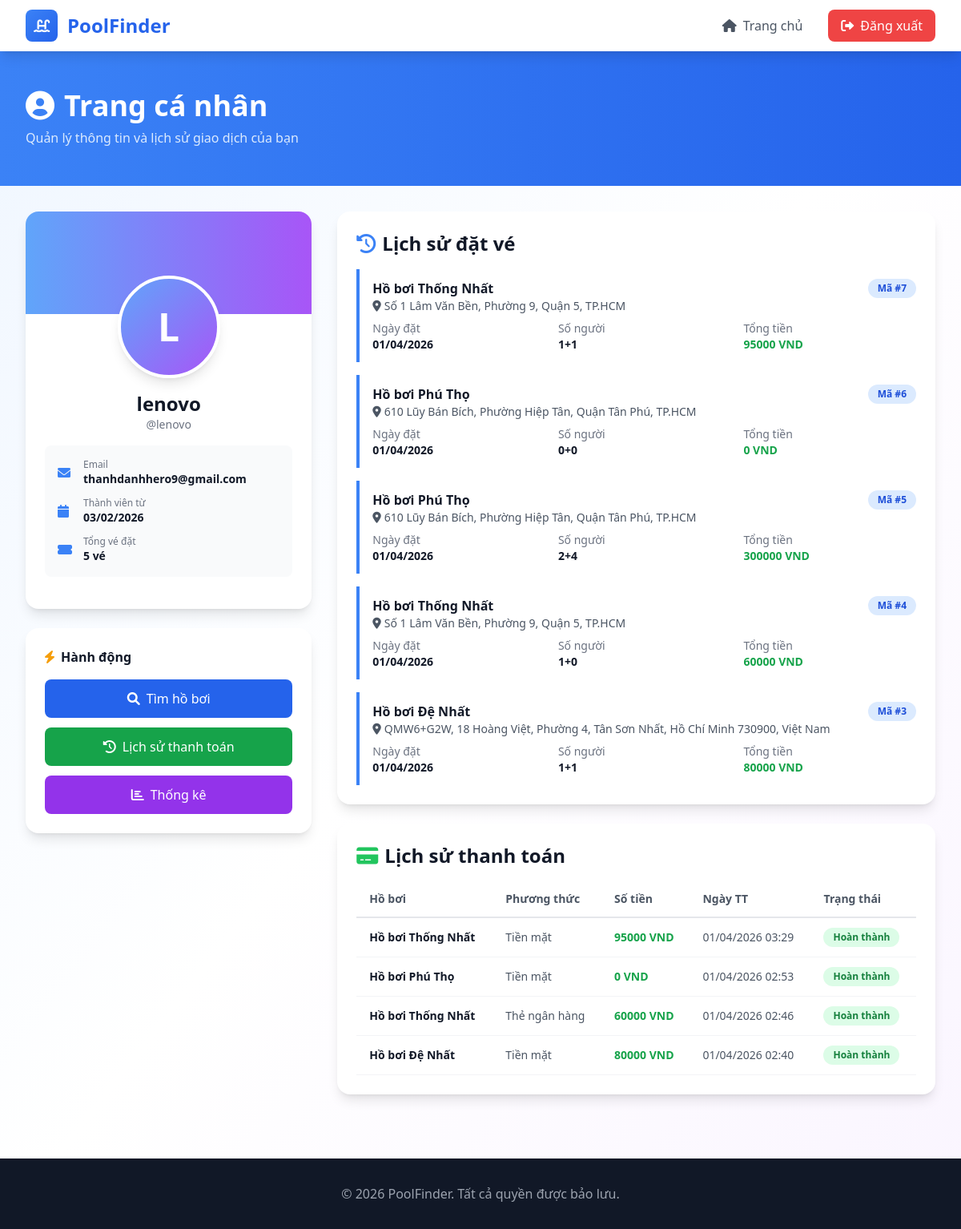
The page /profile/ (signed in) on the database as committed earlier.
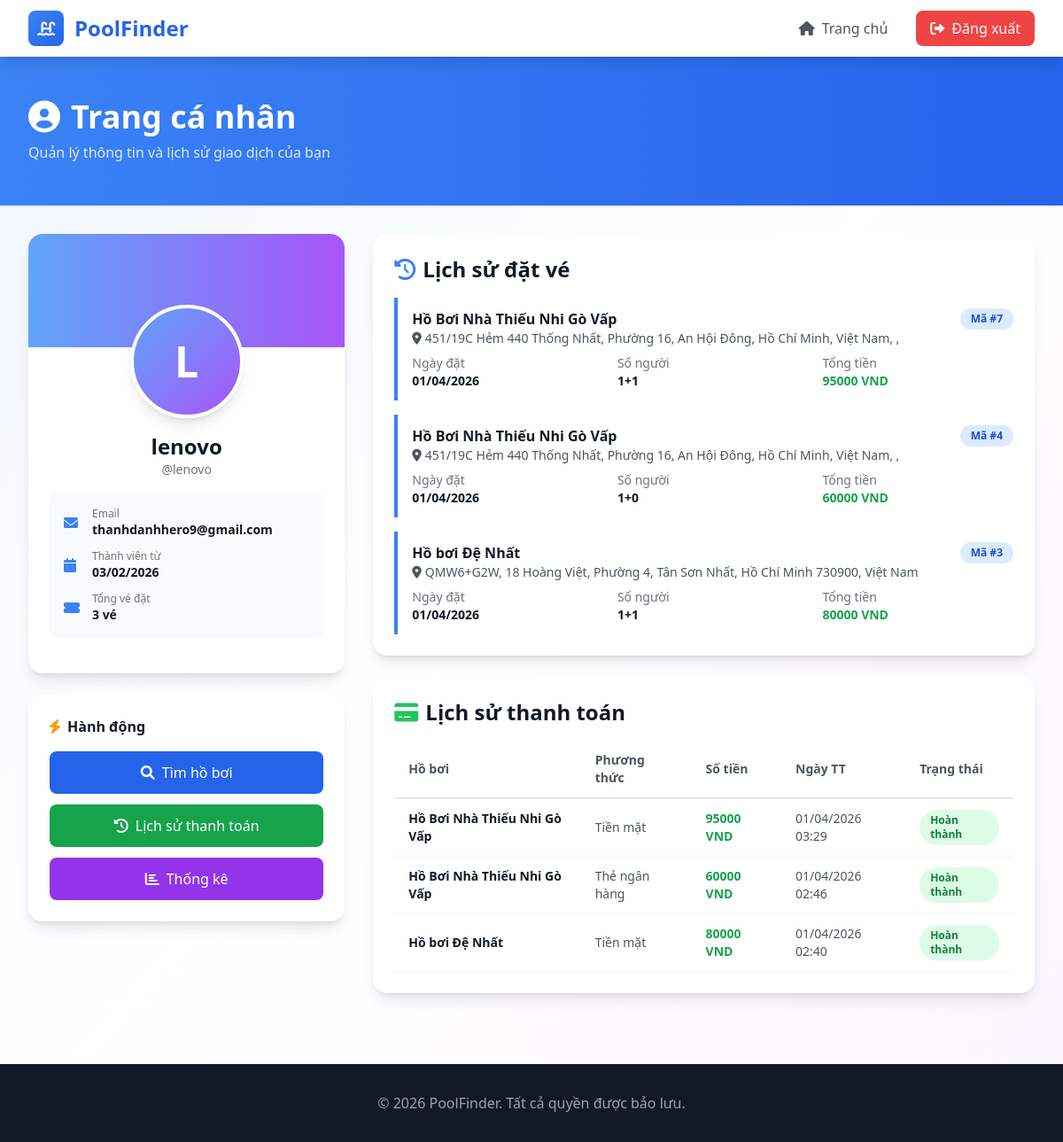
The same page on the database as committed later.
### quan_ly_ho_boi/models.py (models this page shows, shortened)
class DatVe(models.Model):
    khach_hang = models.ForeignKey(User, on_delete=models.CASCADE, verbose_name="Khách hàng")
    ho_boi = models.ForeignKey(HoBoi, on_delete=models.CASCADE, verbose_name="Hồ bơi")
    ngay_dat = models.DateTimeField(auto_now_add=True, verbose_name="Ngày đặt")
    ngay_su_dung = models.DateField(verbose_name="Ngày bơi")
    so_luong_nguoi_lon = models.IntegerField(default=1, verbose_name="Số người lớn")
    so_luong_tre_em = models.IntegerField(default=0, verbose_name="Số trẻ em")
    tong_tien = models.DecimalField(max_digits=12, decimal_places=0, editable=False, verbose_name="Tổng tiền")
    class Meta:
        verbose_name = "Vé đặt"
        verbose_name_plural = "Danh sách Vé đặt"

class HoBoi(models.Model):
    TRANG_THAI_CHOICES = [
        ('MO', 'Đang mở'),
        ('BAO_TRI', 'Bảo trì'),
        ('DONG', 'Đóng cửa'),
    ]
    ten_ho = models.CharField(max_length=200, verbose_name="Tên hồ bơi")
    dia_chi = models.TextField(verbose_name="Địa chỉ")
    do_sau = models.FloatField(help_text="Độ sâu tính bằng mét", verbose_name="Độ sâu (m)")
    suc_chua = models.IntegerField(verbose_name="Sức chứa tối đa")
    vi_do = models.FloatField(verbose_name="Vĩ độ")
    kinh_do = models.FloatField(verbose_name="Kinh độ")
    gia_ve_nguoi_lon = models.DecimalField(max_digits=10, decimal_places=0, default=Decimal('50000'), verbose_name="Giá vé người lớn")
    gia_ve_tre_em = models.DecimalField(max_digits=10, decimal_places=0, default=Decimal('30000'), verbose_name="Giá vé trẻ em")
    trang_thai = models.CharField(max_length=20, choices=TRANG_THAI_CHOICES, default='MO', verbose_name="Trạng thái")
    hinh_anh = models.ImageField(upload_to='ho_boi/', blank=True, null=True, verbose_name="Hình ảnh")
    class Meta:
        verbose_name = "Hồ bơi"
        verbose_name_plural = "Danh sách Hồ bơi"

class Payment(models.Model):
    PAYMENT_METHOD_CHOICES = [
        ('Tiền mặt', 'Tiền mặt'),
        ('Thẻ ngân hàng', 'Thẻ ngân hàng'),
        ('Thanh toán di động', 'Thanh toán di động'),
    ]
    PAYMENT_STATUS_CHOICES = [
        ('Hoàn thành', 'Hoàn thành'),
        ('Đang chờ', 'Đang chờ'),
        ('Hủy', 'Hủy'),
    ]
    dat_ve = models.OneToOneField(DatVe, on_delete=models.CASCADE, verbose_name="Vé đặt")
    phuong_thuc = models.CharField(max_length=50, choices=PAYMENT_METHOD_CHOICES, default='Tiền mặt', verbose_name='Phương thức')
    so_tien = models.DecimalField(max_digits=12, decimal_places=0, verbose_name='Số tiền')
    ngay_thanh_toan = models.DateTimeField(auto_now_add=True, verbose_name='Ngày thanh toán')
    trang_thai = models.CharField(max_length=20, choices=PAYMENT_STATUS_CHOICES, default='Hoàn thành', verbose_name='Trạng thái')
    class Meta:
        verbose_name = "Lịch sử thanh toán"
        verbose_name_plural = "Lịch sử thanh toán"

### quan_ly_ho_boi/views.py (the view)
# urls.py: path('profile/', user_profile, name='profile'),
@login_required(login_url='/admin-panel/login/')
def user_profile(request: HttpRequest):
    user = request.user
    lich_su_ve = DatVe.objects.filter(khach_hang=user).select_related('ho_boi').order_by('-ngay_dat')[:10]
    lich_su_thanh_toan = Payment.objects.filter(dat_ve__khach_hang=user).select_related('dat_ve__ho_boi').order_by('-ngay_thanh_toan')[:5]
    context = {
        'user': user,
        'lich_su_ve': lich_su_ve,
        'lich_su_thanh_toan': lich_su_thanh_toan,
        'tong_ve_da_dat': lich_su_ve.count(),
    }
    return render(request, 'quan_ly_ho_boi/profile.html', context)

### quan_ly_ho_boi/templates/quan_ly_ho_boi/profile.html (shortened to what the changed rows need)
<!DOCTYPE html>
<html lang="vi">
<head>
    <script src="https://cdn.tailwindcss.com"></script>
    <link rel="stylesheet" href="https://cdnjs.cloudflare.com/ajax/libs/font-awesome/6.0.0/css/all.min.css">
</head>
<body class="bg-gradient-to-br from-blue-50 via-white to-purple-50 min-h-screen">
    <section class="bg-gradient-to-r from-blue-500 to-blue-600 text-white py-12 px-4 sm:px-6 lg:px-8">
        <div class="max-w-7xl mx-auto">
            <h1 class="text-4xl font-bold mb-2">
                <i class="fas fa-user-circle mr-3"></i>Trang cá nhân
            </h1>
        </div>
    </section>
    <div class="max-w-7xl mx-auto px-4 sm:px-6 lg:px-8 py-8">
        <div class="grid grid-cols-1 lg:grid-cols-3 gap-8">
            <div class="lg:col-span-1">
                <div class="bg-white rounded-2xl shadow-lg overflow-hidden">
                    <div class="px-6 py-4 text-center -mt-16 relative pb-6">
                        <h2 class="text-2xl font-bold text-gray-900">{{ user.get_full_name|default:user.username }}</h2>
                        <div class="space-y-3 text-left bg-gray-50 rounded-lg p-4 mb-4">
                            <div class="flex items-center gap-3">
                                <div>
                                    <p class="text-xs text-gray-500">Tổng vé đặt</p>
                                    <p class="text-sm font-semibold text-gray-900">{{ tong_ve_da_dat }} vé</p>
                                </div>
                            </div>
                        </div>
                    </div>
                </div>
            </div>
            <div class="lg:col-span-2">
                <div class="bg-white rounded-2xl shadow-lg p-6 mb-6">
                    <h2 class="text-2xl font-bold text-gray-900 mb-4">
                        <i class="fas fa-history text-blue-500 mr-2"></i>Lịch sử đặt vé
                    </h2>
                    {% if lich_su_ve %}
                        <div class="space-y-4">
                            {% for ve in lich_su_ve %}
                            <div class="border-l-4 border-blue-500 pl-4 py-3 hover:bg-blue-50 transition rounded-r-lg">
                                <div class="flex justify-between items-start mb-2">
                                    <div>
                                        <h3 class="font-bold text-gray-900">{{ ve.ho_boi.ten_ho }}</h3>
                                        <p class="text-sm text-gray-600">
                                            <i class="fas fa-map-marker-alt mr-1"></i>{{ ve.ho_boi.dia_chi }}
                                        </p>
                                    </div>
                                    <span class="inline-block px-3 py-1 rounded-full text-xs font-semibold bg-blue-100 text-blue-700">
                                        Mã #{{ ve.id }}
                                    </span>
                                </div>
                                <div class="grid grid-cols-3 gap-4 text-sm">
                                    <div>
                                        <p class="text-gray-500">Ngày đặt</p>
                                        <p class="font-semibold text-gray-900">{{ ve.ngay_dat|date:"d/m/Y" }}</p>
                                    </div>
                                    <div>
                                        <p class="text-gray-500">Số người</p>
                                        <p class="font-semibold text-gray-900">{{ ve.so_luong_nguoi_lon }}+{{ ve.so_luong_tre_em }}</p>
                                    </div>
                                    <div>
                                        <p class="text-gray-500">Tổng tiền</p>
                                        <p class="font-semibold text-green-600">{{ ve.tong_tien }} VND</p>
                                    </div>
                                </div>
                            </div>
                            {% endfor %}
                        </div>
                    {% else %}
                        <div class="text-center py-8 text-gray-500">
                            <i class="fas fa-inbox text-4xl mb-4 block opacity-30"></i>
                            <p>Chưa có vé đặt nào. <a href="{% url 'home' %}" class="text-blue-600 hover:underline">Đặt vé ngay</a></p>
                        </div>
                    {% endif %}
                </div>
                <div class="bg-white rounded-2xl shadow-lg p-6">
                    <h2 class="text-2xl font-bold text-gray-900 mb-4">
                        <i class="fas fa-credit-card text-green-500 mr-2"></i>Lịch sử thanh toán
                    </h2>
                    {% if lich_su_thanh_toan %}
                        <div class="overflow-x-auto">
                            <table class="w-full text-sm">
                                <thead>
                                    <tr class="border-b-2 border-gray-200">
                                        <th class="text-left py-3 px-4 text-gray-600 font-semibold">Hồ bơi</th>
                                        <th class="text-left py-3 px-4 text-gray-600 font-semibold">Phương thức</th>
                                        <th class="text-left py-3 px-4 text-gray-600 font-semibold">Số tiền</th>
                                        <th class="text-left py-3 px-4 text-gray-600 font-semibold">Ngày TT</th>
                                        <th class="text-left py-3 px-4 text-gray-600 font-semibold">Trạng thái</th>
                                    </tr>
                                </thead>
                                <tbody>
                                    {% for payment in lich_su_thanh_toan %}
                                    <tr class="border-b border-gray-100 hover:bg-gray-50 transition">
                                        <td class="py-3 px-4 font-semibold text-gray-900">{{ payment.dat_ve.ho_boi.ten_ho }}</td>
                                        <td class="py-3 px-4 text-gray-600">{{ payment.phuong_thuc }}</td>
                                        <td class="py-3 px-4 font-bold text-green-600">{{ payment.so_tien }} VND</td>
                                        <td class="py-3 px-4 text-gray-600">{{ payment.ngay_thanh_toan|date:"d/m/Y H:i" }}</td>
                                        <td class="py-3 px-4">
                                            <span class="inline-block px-3 py-1 rounded-full text-xs font-semibold {% if payment.trang_thai == 'Hoàn thành' %}bg-green-100 text-green-700{% elif payment.trang_thai == 'Đang chờ' %}bg-yellow-100 text-yellow-700{% else %}bg-red-100 text-red-700{% endif %}">
                                                {{ payment.trang_thai }}
                                            </span>
                                        </td>
                                    </tr>
                                    {% endfor %}
                                </tbody>
                            </table>
                        </div>
                    {% else %}
                        <div class="text-center py-8 text-gray-500">
                            <i class="fas fa-inbox text-4xl mb-4 block opacity-30"></i>
                            <p>Chưa có lịch sử thanh toán nào</p>
                        </div>
                    {% endif %}
                </div>
            </div>
        </div>
    </div>
</body>
</html>

Rows that differ between the two databases and show on the page:
removed DatVe: ho_boi.ten_ho "Hồ bơi Phú Thọ", ho_boi.dia_chi "610 Lũy Bán Bích, Phường Hiệp Tân, Quận Tân Phú, TP.HCM", id "6", ngay_dat "01/04/2026", so_luong_nguoi_lon "0", so_luong_tre_em "0", tong_tien "0"
removed DatVe: ho_boi.ten_ho "Hồ bơi Phú Thọ", ho_boi.dia_chi "610 Lũy Bán Bích, Phường Hiệp Tân, Quận Tân Phú, TP.HCM", id "5", ngay_dat "01/04/2026", so_luong_nguoi_lon "2", so_luong_tre_em "4", tong_tien "300000"
removed Payment: dat_ve.ho_boi.ten_ho "Hồ bơi Phú Thọ", phuong_thuc "Tiền mặt", so_tien "0", ngay_thanh_toan "01/04/2026 02:53", trang_thai "Hoàn thành"
changed through a linked row, DatVe id 7: ho_boi.ten_ho "Hồ bơi Thống Nhất" → "Hồ Bơi Nhà Thiếu Nhi Gò Vấp"; ho_boi.dia_chi "Số 1 Lâm Văn Bền, Phường 9, Quận 5, TP.HCM" → "451/19C Hẻm 440 Thống Nhất, Phường 16, An Hội Đông, Hồ Chí Minh, Việt Nam, ,"
changed through a linked row, DatVe id 4: ho_boi.ten_ho "Hồ bơi Thống Nhất" → "Hồ Bơi Nhà Thiếu Nhi Gò Vấp"; ho_boi.dia_chi "Số 1 Lâm Văn Bền, Phường 9, Quận 5, TP.HCM" → "451/19C Hẻm 440 Thống Nhất, Phường 16, An Hội Đông, Hồ Chí Minh, Việt Nam, ,"
changed through a linked row, Payment (number 1 of 3 on the later page): dat_ve.ho_boi.ten_ho "Hồ bơi Thống Nhất" → "Hồ Bơi Nhà Thiếu Nhi Gò Vấp"
changed through a linked row, Payment "Thẻ ngân hàng": dat_ve.ho_boi.ten_ho "Hồ bơi Thống Nhất" → "Hồ Bơi Nhà Thiếu Nhi Gò Vấp"
Other text that changed with them:
{{ tong_ve_da_dat }}: "5" → "3"
